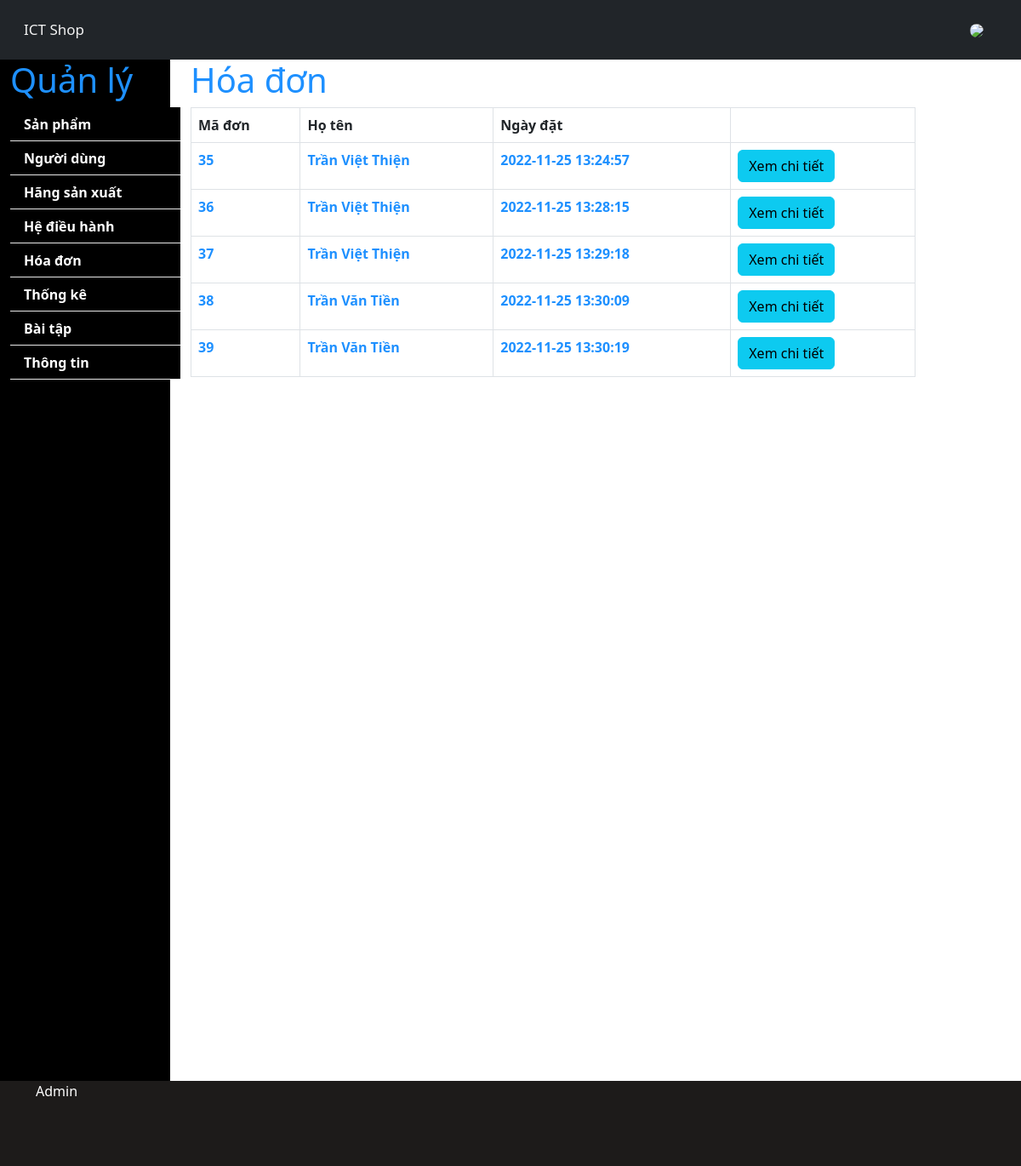
The app's page /Admin/hoadon.php with its own data.
### tables this page shows
CREATE TABLE `donhang` (
  `Madon` int(11) NOT NULL,
  `Ngaydat` datetime NOT NULL,
  `Tinhtrang` varchar(20) NOT NULL,
  `MaNguoidung` int(11) NOT NULL
);

CREATE TABLE `nguoidung` (
  `MaNguoidung` int(11) NOT NULL,
  `Hoten` varchar(50) NOT NULL,
  `Email` varchar(50) NOT NULL,
  `Dienthoai` varchar(10) NOT NULL,
  `Matkhau` varchar(50) NOT NULL,
  `Hinhanh` varchar(25) NOT NULL,
  `Diachi` varchar(50) NOT NULL,
  `IDQuyen` int(11) DEFAULT NULL
);

### Admin/hoadon.php (the view)
<?php include 'partials/header.php'; ?>
<?php
    $query="SELECT donhang.Madon, donhang.Ngaydat, donhang.Tinhtrang, nguoidung.Hoten
    FROM donhang CROSS JOIN nguoidung WHERE donhang.MaNguoidung=nguoidung.MaNguoidung";
    $result=mysqli_query($conn,$query);
?>
    <section>
        <div class="container-fluid">
            <div class="row">
            <?php include 'navigation.php'; ?>
                <div class="col-sm-9">
                <section class="order" style="height:700px">
                    <div class="container">
                        <h1>Hóa đơn</h1>
                        <table class="table table-bordered table-hover">
                            <thead>
                                <tr>
                                    <th>Mã đơn</th>
                                    <th>Họ tên</th>
                                    <th>Ngày đặt</th>
                                    <th></th>
                                </tr>
                            </thead>
                            <tbody>
                                <?php  while ($rows = mysqli_fetch_array($result)){ ?>
                                <tr>
                                    <td><?php echo $rows['Madon'] ?></td>
                                    <td><?php echo $rows['Hoten'] ?></td>
                                    <td><?php echo $rows['Ngaydat'] ?></td>
                                    <td><a href="hoadon-detail.php?Madon=<?php echo $rows['Madon']?>" class="btn btn-info">Xem chi tiết</a></td>
                                </tr>
                                <?php  } ?>
                            </tbody>
                        </table>
                    </div>
                </section>
                </div>
            </div>
        </div>
    </section>
<?php include 'partials/footer.php'; ?>

### Admin/style.css (style rules this page uses)
.row { height:1200px; }
body { font-family: sans-serif; font-size: 15px; font-weight:bold; }
h1 { margin-top:20px; color:white; }
h1, td { color: DodgerBlue; font-weight: bold; }

### records on screen
donhang: Madon "35", MaNguoidung.Hoten "Trần Việt Thiện", Ngaydat "2022-11-25 13:24:57"
donhang: Madon "36", MaNguoidung.Hoten "Trần Việt Thiện", Ngaydat "2022-11-25 13:28:15"
donhang: Madon "37", MaNguoidung.Hoten "Trần Việt Thiện", Ngaydat "2022-11-25 13:29:18"
donhang: Madon "38", MaNguoidung.Hoten "Trần Văn Tiền", Ngaydat "2022-11-25 13:30:09"
donhang: Madon "39", MaNguoidung.Hoten "Trần Văn Tiền", Ngaydat "2022-11-25 13:30:19"
